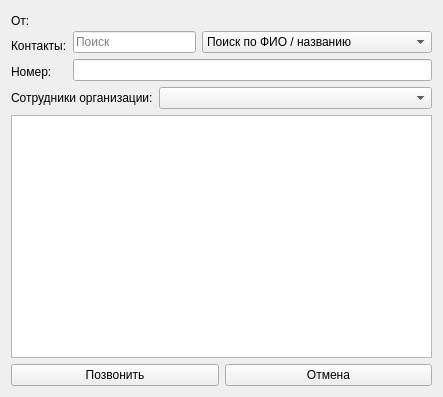
<?xml version="1.0" encoding="UTF-8"?>
<ui version="4.0">
 <class>PlaceCallDialog</class>
 <widget class="QDialog" name="PlaceCallDialog">
  <property name="geometry">
   <rect>
    <x>0</x>
    <y>0</y>
    <width>443</width>
    <height>397</height>
   </rect>
  </property>
  <property name="sizePolicy">
   <sizepolicy hsizetype="Fixed" vsizetype="Fixed">
    <horstretch>0</horstretch>
    <verstretch>0</verstretch>
   </sizepolicy>
  </property>
  <property name="minimumSize">
   <size>
    <width>350</width>
    <height>300</height>
   </size>
  </property>
  <property name="windowTitle">
   <string>Звонок</string>
  </property>
  <property name="windowIcon">
   <iconset resource="images.qrc">
    <normaloff>:/images/outcall-logo.png</normaloff>:/images/outcall-logo.png</iconset>
  </property>
  <layout class="QGridLayout" name="gridLayout">
   <item row="0" column="0">
    <layout class="QHBoxLayout" name="horizontalLayout_2">
     <item>
      <layout class="QVBoxLayout" name="verticalLayout_2">
       <item>
        <widget class="QLabel" name="label">
         <property name="text">
          <string>От:</string>
         </property>
        </widget>
       </item>
       <item>
        <widget class="QLabel" name="label_2">
         <property name="text">
          <string>Контакты:</string>
         </property>
        </widget>
       </item>
       <item>
        <widget class="QLabel" name="label_3">
         <property name="text">
          <string>Номер:</string>
         </property>
        </widget>
       </item>
      </layout>
     </item>
     <item>
      <layout class="QVBoxLayout" name="verticalLayout">
       <item>
        <widget class="QLabel" name="number">
         <property name="text">
          <string/>
         </property>
        </widget>
       </item>
       <item>
        <layout class="QHBoxLayout" name="horizontalLayout">
         <item>
          <widget class="QLineEdit" name="lineEdit">
           <property name="toolTip">
            <string>Поиск по таблице</string>
           </property>
           <property name="placeholderText">
            <string>Поиск</string>
           </property>
           <property name="clearButtonEnabled">
            <bool>true</bool>
           </property>
          </widget>
         </item>
         <item>
          <widget class="QComboBox" name="comboBox">
           <item>
            <property name="text">
             <string>Поиск по ФИО / названию</string>
            </property>
           </item>
           <item>
            <property name="text">
             <string>Поиск по номеру телефона</string>
            </property>
           </item>
           <item>
            <property name="text">
             <string>Поиск сотрудников по организации</string>
            </property>
           </item>
          </widget>
         </item>
        </layout>
       </item>
       <item>
        <widget class="QLineEdit" name="phoneLine">
         <property name="focusPolicy">
          <enum>Qt::StrongFocus</enum>
         </property>
         <property name="toolTip">
          <string>Ввод номера</string>
         </property>
        </widget>
       </item>
      </layout>
     </item>
    </layout>
   </item>
   <item row="1" column="0">
    <layout class="QVBoxLayout" name="verticalLayout_3">
     <item>
      <layout class="QHBoxLayout" name="horizontalLayout_4">
       <item>
        <widget class="QLabel" name="orgLabel">
         <property name="text">
          <string>Сотрудники организации:</string>
         </property>
        </widget>
       </item>
       <item>
        <widget class="QComboBox" name="comboBox_2">
         <property name="sizePolicy">
          <sizepolicy hsizetype="Expanding" vsizetype="Fixed">
           <horstretch>0</horstretch>
           <verstretch>0</verstretch>
          </sizepolicy>
         </property>
        </widget>
       </item>
      </layout>
     </item>
     <item>
      <widget class="QTableView" name="tableView">
       <property name="focusPolicy">
        <enum>Qt::NoFocus</enum>
       </property>
       <property name="styleSheet">
        <string notr="true">QTableView { selection-color: black; selection-background-color: #18B7FF; }</string>
       </property>
       <property name="selectionBehavior">
        <enum>QAbstractItemView::SelectRows</enum>
       </property>
       <property name="verticalScrollMode">
        <enum>QAbstractItemView::ScrollPerPixel</enum>
       </property>
       <property name="horizontalScrollMode">
        <enum>QAbstractItemView::ScrollPerPixel</enum>
       </property>
      </widget>
     </item>
    </layout>
   </item>
   <item row="2" column="0">
    <layout class="QHBoxLayout" name="horizontalLayout_3">
     <item>
      <widget class="QPushButton" name="callButton">
       <property name="focusPolicy">
        <enum>Qt::StrongFocus</enum>
       </property>
       <property name="text">
        <string>Позвонить</string>
       </property>
       <property name="autoDefault">
        <bool>false</bool>
       </property>
      </widget>
     </item>
     <item>
      <widget class="QPushButton" name="cancelButton">
       <property name="focusPolicy">
        <enum>Qt::StrongFocus</enum>
       </property>
       <property name="text">
        <string>Отмена</string>
       </property>
       <property name="autoDefault">
        <bool>false</bool>
       </property>
      </widget>
     </item>
    </layout>
   </item>
  </layout>
 </widget>
 <resources>
  <include location="images.qrc"/>
 </resources>
 <connections/>
</ui>
